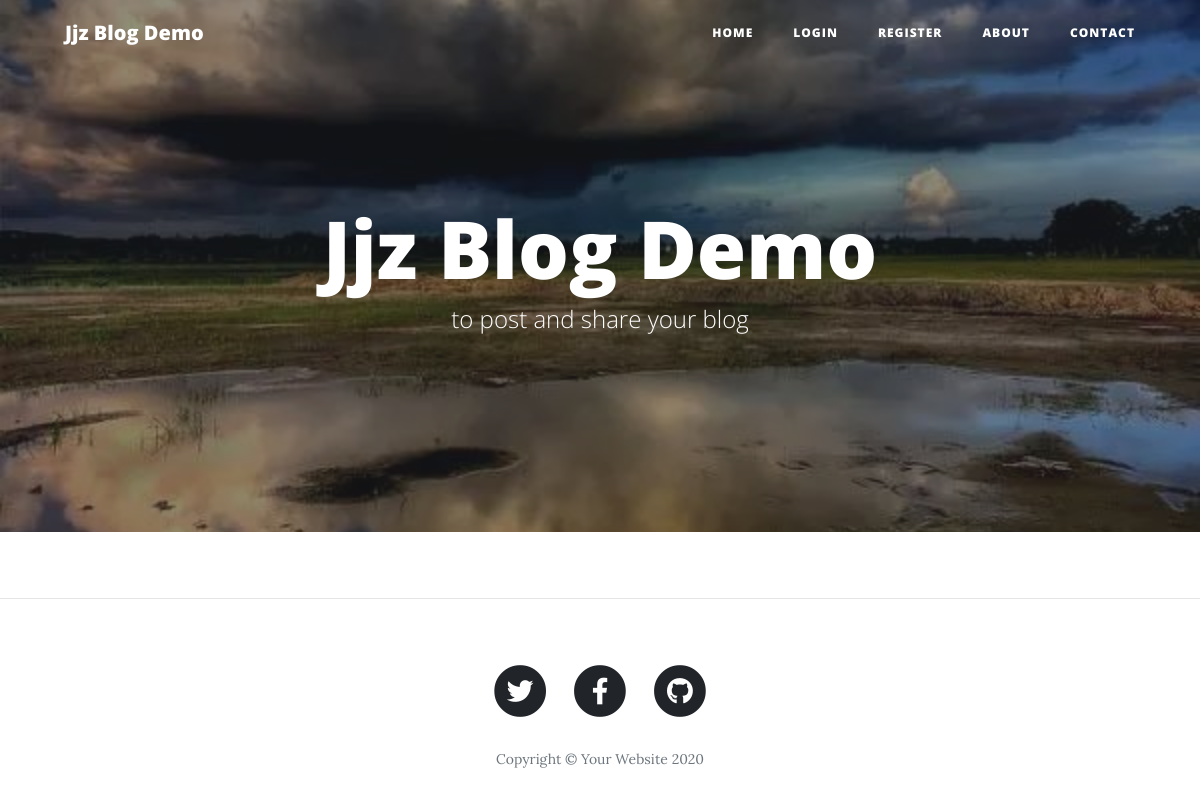
Before: / with the older database file.
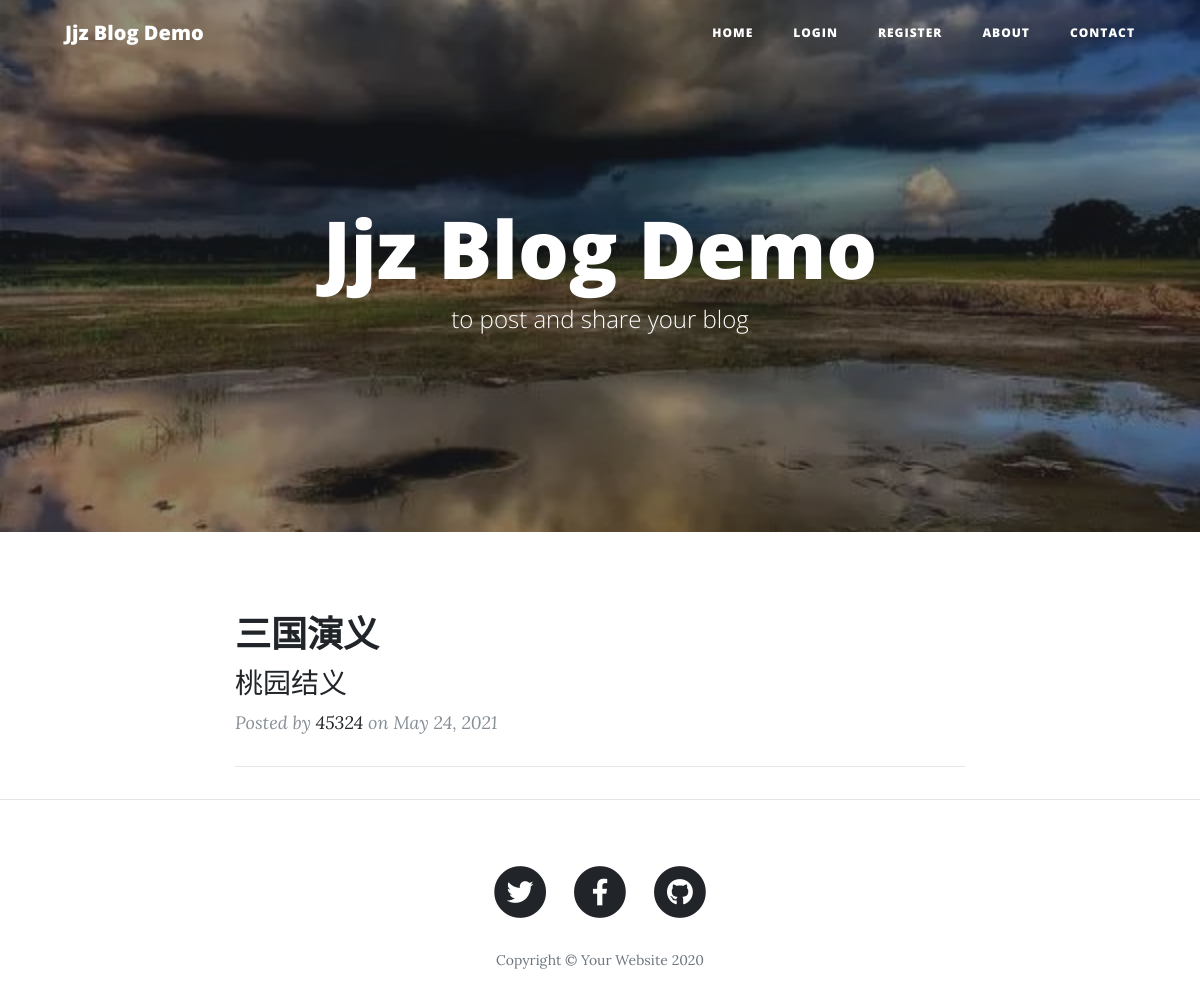
After: the same page with the newer database file.
### main.py (models this page shows)
class BlogPost(db.Model):
    __tablename__ = "blog_posts"
    id = db.Column(db.Integer, primary_key=True, nullable=False)
    author_id = db.Column(db.Integer, db.ForeignKey("users.id"))
    author = relationship("User", back_populates="posts")
    title = db.Column(db.String(250), unique=True, nullable=False)
    subtitle = db.Column(db.String(250), nullable=False)
    date = db.Column(db.String(250), nullable=False)
    body = db.Column(db.Text, nullable=False)
    img_url = db.Column(db.String(800), nullable=False)
    comments = relationship('Comment', back_populates="on_bolg")

class User(UserMixin, db.Model):
    __tablename__ = "users"
    id = db.Column(db.Integer, primary_key=True, nullable=False)
    name = db.Column(db.String(50), nullable=False)
    email = db.Column(db.String(100), unique=True)
    password = db.Column(db.String(200), nullable=False)
    posts = relationship("BlogPost", back_populates="author")
    comments = relationship("Comment", back_populates="comment_author")

### main.py (the view)
@app.route('/')
def get_all_posts():
    posts = BlogPost.query.all()
    return render_template("index.html", all_posts=posts, current_user=current_user)

### templates/index.html (shortened to what this page needs)
{% include "header.html" %}
<header class="masthead" style="background-image: url('static/img/sky-bg.jpg')">
    <div class="overlay"></div>
    <div class="container">
        <div class="row">
            <div class="col-lg-8 col-md-10 mx-auto">
                <div class="site-heading">
                    <h1>Jjz Blog Demo</h1>
                    <span class="subheading">to post and share your blog</span>
                </div>
            </div>
        </div>
    </div>
</header>
<div class="container">
    <div class="row">
        <div class="col-lg-8 col-md-10 mx-auto">
            {% for post in all_posts %}
            <div class="post-preview">
                <a href="{{ url_for('show_post', post_id=post.id) }}">
                    <h2 class="post-title">
                        {{post.title}}
                    </h2>
                    <h3 class="post-subtitle">
                        {{post.subtitle}}
                    </h3>
                </a>
                <p class="post-meta">Posted by
                    <a href="#">{{post.author.name}}</a>
                    on {{post.date}}
                </p>
            </div>
            <hr>
            {% endfor %}
        </div>
    </div>
</div>
<hr>
{% include "footer.html" %}

### templates/header.html (shortened to what this page needs)
<!DOCTYPE html>
<html lang="en">
<head>
  <link href="{{ url_for('static', filename='vendor/bootstrap/css/bootstrap.min.css') }}" rel="stylesheet">
  <link href="{{ url_for('static', filename='vendor/fontawesome-free/css/all.min.css')}}" rel="stylesheet" type="text/css">
  <link href="{{ url_for('static', filename='css/clean-blog.min.css')}}" rel="stylesheet">
</head>
<body>
  <nav class="navbar navbar-expand-lg navbar-light fixed-top" id="mainNav">
    <div class="container">
      <a class="navbar-brand" href="{{url_for('get_all_posts')}}">Jjz Blog Demo</a>
      <div class="collapse navbar-collapse" id="navbarResponsive">
        <ul class="navbar-nav ml-auto">
          <li class="nav-item">
            <a class="nav-link" href="{{ url_for('get_all_posts') }}">Home</a>
          </li>
          {% if not current_user.is_authenticated: %}
          <li class="nav-item">
            <a class="nav-link" href="{{ url_for('login') }}">Login</a>
          </li>
          <li class="nav-item">
            <a class="nav-link" href="{{ url_for('register') }}">Register</a>
          </li>
          {% endif %}
          <li class="nav-item">
            <a class="nav-link" href="{{ url_for('about') }}">About</a>
          </li>
          <li class="nav-item">
            <a class="nav-link" href="{{ url_for('contact') }}">Contact</a>
          </li>
        </ul>
      </div>
    </div>
  </nav>

### templates/footer.html (shortened to what this page needs)
  <footer>
    <div class="container">
      <div class="row">
        <div class="col-lg-8 col-md-10 mx-auto">
          <ul class="list-inline text-center">
            <li class="list-inline-item">
              <a href="#">
                <span class="fa-stack fa-lg">
                  <i class="fas fa-circle fa-stack-2x"></i>
                  <i class="fab fa-twitter fa-stack-1x fa-inverse"></i>
                </span>
              </a>
            </li>
            <li class="list-inline-item">
              <a href="#">
                <span class="fa-stack fa-lg">
                  <i class="fas fa-circle fa-stack-2x"></i>
                  <i class="fab fa-facebook-f fa-stack-1x fa-inverse"></i>
                </span>
              </a>
            </li>
            <li class="list-inline-item">
              <a href="#">
                <span class="fa-stack fa-lg">
                  <i class="fas fa-circle fa-stack-2x"></i>
                  <i class="fab fa-github fa-stack-1x fa-inverse"></i>
                </span>
              </a>
            </li>
          </ul>
          <p class="copyright text-muted">Copyright &copy; Your Website 2020</p>
        </div>
      </div>
    </div>
  </footer>
</body>
</html>

Changed rows visible on the page:
added BlogPost: title "三国演义", subtitle "桃园结义", author.name "45324", date "May 24, 2021"
